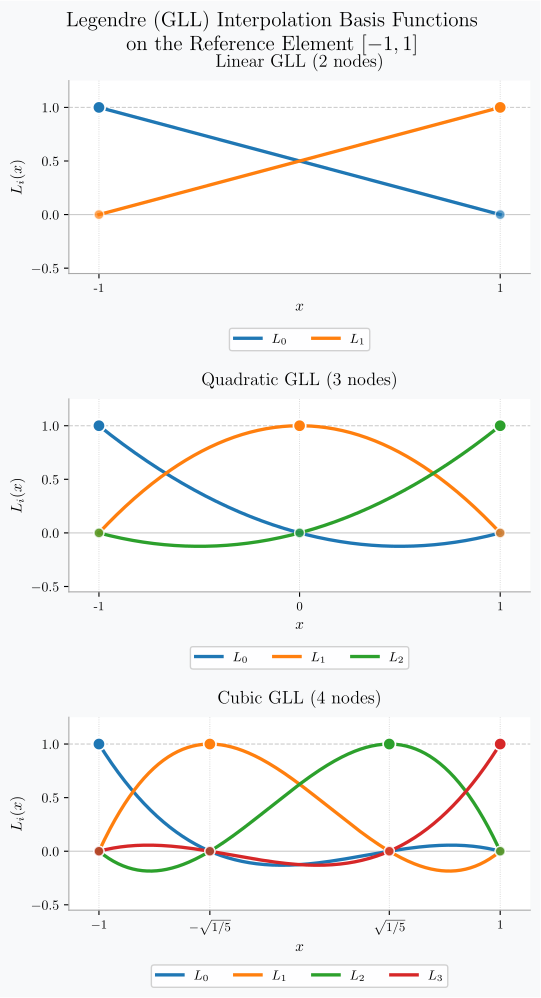

The script that saved this image:
"""This module demonstrates Legendre polynomials, which are used in finite element analysis (FEA) for interpolation and approximation of functions."""

import numpy as np
import matplotlib.pyplot as plt
import matplotlib.gridspec as gridspec

# ── Colour palette & Styling ──────────────────────────────────────────────────
plt.rcParams.update(
    {
        "text.usetex": True,
        "font.family": "serif",
        "font.serif": ["Computer Modern Roman"],
        "text.latex.preamble": r"\usepackage{amsmath}",
    }
)

COLORS = ["#1f77b4", "#ff7f0e", "#2ca02c", "#d62728"]
GRID_COLOR = "#CCCCCC"
BG_COLOR = "#F8F9FA"
PANEL_BG = "#FFFFFF"

# ── Basis functions ───────────────────────────────────────────────────────────


def linear_basis(x):
    return [(1 - x) / 2, (1 + x) / 2]


def quadratic_basis(x):
    return [(x**2 - x) / 2, 1 - x**2, (x**2 + x) / 2]


def cubic_gll_basis(x):
    xi = np.sqrt(0.2)  # GLL internal nodes for N=3
    L0 = (x + xi) * (x - xi) * (x - 1) / ((-1 + xi) * (-1 - xi) * (-1 - 1))
    L1 = (x + 1) * (x - xi) * (x - 1) / ((-xi + 1) * (-xi - xi) * (-xi - 1))
    L2 = (x + 1) * (x + xi) * (x - 1) / ((xi + 1) * (xi + xi) * (xi - 1))
    L3 = (x + 1) * (x + xi) * (x - xi) / ((1 + 1) * (1 + xi) * (1 - xi))
    return [L0, L1, L2, L3]


# ── Node positions ────────────────────────────────────────────────────────────
LINEAR_NODES = np.array([-1, 1])
QUADRATIC_NODES = np.array([-1, 0, 1])
CUBIC_NODES = np.array([-1, -1 * np.sqrt(0.2), np.sqrt(0.2), 1])


def draw_panel(ax, x, basis_fns, nodes, title, labels):
    ax.set_facecolor(PANEL_BG)
    ax.spines[["top", "right"]].set_visible(False)
    ax.spines[["left", "bottom"]].set_color("#AAAAAA")

    ax.axhline(0, color=GRID_COLOR, linewidth=0.8, zorder=0)
    ax.axhline(1, color=GRID_COLOR, linewidth=0.8, linestyle="--", zorder=0)
    for xn in nodes:
        ax.axvline(xn, color=GRID_COLOR, linewidth=0.6, linestyle=":", zorder=0)

    for i, (L, label, color) in enumerate(zip(basis_fns, labels, COLORS)):
        ax.plot(x, L, color=color, linewidth=2.4, label=label, zorder=3)

    for i, (xn, color) in enumerate(zip(nodes, COLORS)):
        ax.scatter([xn], [1], color=color, s=80, zorder=5, edgecolors="white", linewidths=1.2)
        for j, xm in enumerate(nodes):
            if j != i:
                ax.scatter(
                    [xm],
                    [0],
                    color=color,
                    s=50,
                    zorder=5,
                    edgecolors="white",
                    linewidths=1.0,
                    alpha=0.7,
                )

    ax.set_xlim(-1.15, 1.15)
    ax.set_ylim(-0.55, 1.25)
    ax.set_xlabel(r"$x$", fontsize=11)
    ax.set_ylabel(r"$L_i(x)$", fontsize=11)
    ax.set_title(title, fontsize=13, fontweight="bold", pad=10)
    ax.legend(
        fontsize=9.5,
        framealpha=0.9,
        loc="upper center",
        bbox_to_anchor=(0.5, -0.25),
        ncol=len(nodes),
    )

    ax.set_xticks(nodes)
    if len(nodes) == 4:
        ax.set_xticklabels([r"$-1$", r"$-\sqrt{1/5}$", r"$\sqrt{1/5}$", r"$1$"], fontsize=9)
    else:
        ax.set_xticklabels(
            [str(int(n)) if n == int(n) else str(round(n, 3)) for n in nodes], fontsize=9
        )


def main():
    x = np.linspace(-1, 1, 500)
    fig = plt.figure(figsize=(5.5, 10), facecolor=BG_COLOR)
    fig.suptitle(
        "Legendre (GLL) Interpolation Basis Functions\non the Reference Element $[-1, 1]$",
        fontsize=15,
        fontweight="bold",
        y=1,
    )

    gs = gridspec.GridSpec(
        3, 1, figure=fig, top=0.93, bottom=0.1, left=0.13, right=0.97, hspace=0.65
    )

    ax1 = fig.add_subplot(gs[0, 0])
    draw_panel(ax1, x, linear_basis(x), LINEAR_NODES, "Linear GLL (2 nodes)", [r"$L_0$", r"$L_1$"])

    ax2 = fig.add_subplot(gs[1, 0])
    draw_panel(
        ax2,
        x,
        quadratic_basis(x),
        QUADRATIC_NODES,
        "Quadratic GLL (3 nodes)",
        [r"$L_0$", r"$L_1$", r"$L_2$"],
    )

    ax3 = fig.add_subplot(gs[2, 0])
    draw_panel(
        ax3,
        x,
        cubic_gll_basis(x),
        CUBIC_NODES,
        "Cubic GLL (4 nodes)",
        [r"$L_0$", r"$L_1$", r"$L_2$", r"$L_3$"],
    )

    out = "legendre.pdf"
    fig.savefig(out, dpi=150, bbox_inches="tight")
    print(f"Figure saved → {out}")
    plt.show()


if __name__ == "__main__":
    main()
